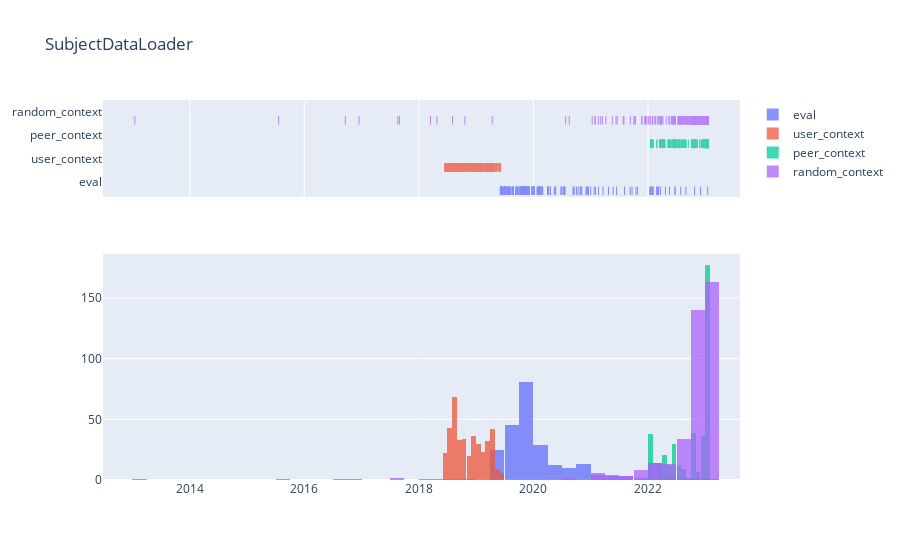

Source (notebook cell):
### Code cell
timelines(dataset, title="SubjectDataLoader")

### Figure 1 — Plotly figure (JSON) as saved in the notebook; plotly's stock layout.template omitted (floating-point values rounded to 4 significant figures; data arrays with more than 128 entries replaced by an {"elided": "..."} marker saying what was removed)
{"data": [{"boxpoints": "all", "fillcolor": "rgba(255,255,255,0)", "hoveron": "points", "hovertext": {"elided": "250 str values"}, "jitter": 0, "line": {"color": "rgba(255,255,255,0)"}, "marker": {"color": "#636EFA", "symbol": "line-ns-open"}, "name": "eval", "opacity": 0.75, "showlegend": false, "type": "box", "x": {"elided": "250 str values"}, "xaxis": "x", "yaxis": "y"}, {"marker": {"color": "#636EFA"}, "name": "eval", "opacity": 0.75, "type": "histogram", "x": {"elided": "250 str values"}, "xaxis": "x2", "yaxis": "y2"}, {"boxpoints": "all", "fillcolor": "rgba(255,255,255,0)", "hoveron": "points", "hovertext": {"elided": "398 str values"}, "jitter": 0, "line": {"color": "rgba(255,255,255,0)"}, "marker": {"color": "#EF553B", "symbol": "line-ns-open"}, "name": "user_context", "opacity": 0.75, "showlegend": false, "type": "box", "x": {"elided": "398 str values"}, "xaxis": "x", "yaxis": "y"}, {"marker": {"color": "#EF553B"}, "name": "user_context", "opacity": 0.75, "type": "histogram", "x": {"elided": "398 str values"}, "xaxis": "x2", "yaxis": "y2"}, {"boxpoints": "all", "fillcolor": "rgba(255,255,255,0)", "hoveron": "points", "hovertext": {"elided": "398 str values"}, "jitter": 0, "line": {"color": "rgba(255,255,255,0)"}, "marker": {"color": "#00CC96", "symbol": "line-ns-open"}, "name": "peer_context", "opacity": 0.75, "showlegend": false, "type": "box", "x": {"elided": "398 str values"}, "xaxis": "x", "yaxis": "y"}, {"marker": {"color": "#00CC96"}, "name": "peer_context", "opacity": 0.75, "type": "histogram", "x": {"elided": "398 str values"}, "xaxis": "x2", "yaxis": "y2"}, {"boxpoints": "all", "fillcolor": "rgba(255,255,255,0)", "hoveron": "points", "hovertext": {"elided": "398 str values"}, "jitter": 0, "line": {"color": "rgba(255,255,255,0)"}, "marker": {"color": "#AB63FA", "symbol": "line-ns-open"}, "name": "random_context", "opacity": 0.75, "showlegend": false, "type": "box", "x": {"elided": "398 str values"}, "xaxis": "x", "yaxis": "y"}, {"marker": {"color": "#AB63FA"}, "name": "random_context", "opacity": 0.75, "type": "histogram", "x": {"elided": "398 str values"}, "xaxis": "x2", "yaxis": "y2"}], "layout": {"barmode": "overlay", "title": {"text": "SubjectDataLoader"}, "xaxis": {"anchor": "y", "domain": [0, 1], "matches": "x2", "showticklabels": false}, "xaxis2": {"anchor": "y2", "domain": [0, 1]}, "yaxis": {"anchor": "x", "domain": [0.745, 1]}, "yaxis2": {"anchor": "x2", "domain": [0, 0.595]}}}
